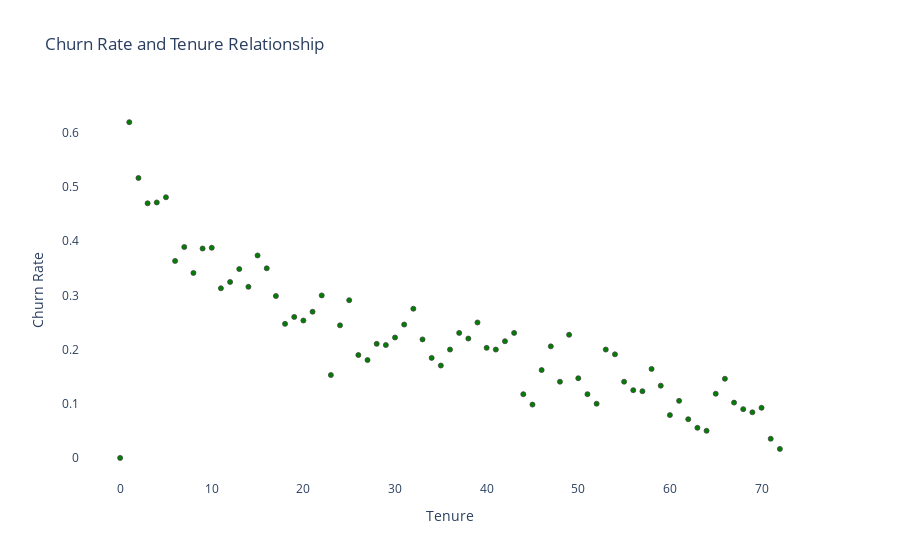

This figure's notebook cell:
### Code cell
# Relationship of Tenure and Churn Rate
plot_by_tenure = df.groupby('tenure').Churn.mean().reset_index()
plot_data = [
    go.Scatter(
        x=plot_by_tenure['tenure'],
        y=plot_by_tenure['Churn'],
        mode = "markers",
        name = "Low",
        marker = dict(
            size = 5,
            line = dict(width=0.8),
            color='green'
        ),
    )
]

layout=go.Layout(
    yaxis={"title": "Churn Rate"},
    xaxis={"title": "Tenure"},
    title="Churn Rate and Tenure Relationship",
    plot_bgcolor = 'white',
    paper_bgcolor = 'white',
)

fig = go.Figure(data=plot_data, layout=layout)
iplot(fig)

### Figure 1 — Plotly figure (JSON) as saved in the notebook; plotly's stock layout.template omitted (floating-point values rounded to 4 significant figures)
{"data": [{"marker": {"color": "green", "line": {"width": 0.8}, "size": 5}, "mode": "markers", "name": "Low", "type": "scatter", "x": [0, 1, 2, 3, 4, 5, 6, 7, 8, 9, 10, 11, 12, 13, 14, 15, 16, 17, 18, 19, 20, 21, 22, 23, 24, 25, 26, 27, 28, 29, 30, 31, 32, 33, 34, 35, 36, 37, 38, 39, 40, 41, 42, 43, 44, 45, 46, 47, 48, 49, 50, 51, 52, 53, 54, 55, 56, 57, 58, 59, 60, 61, 62, 63, 64, 65, 66, 67, 68, 69, 70, 71, 72], "y": [0, 0.6199, 0.5168, 0.47, 0.4716, 0.4812, 0.3636, 0.3893, 0.3415, 0.3866, 0.3879, 0.3131, 0.3248, 0.3486, 0.3158, 0.3737, 0.35, 0.2989, 0.2474, 0.2603, 0.2535, 0.2698, 0.3, 0.1529, 0.2447, 0.2911, 0.1899, 0.1806, 0.2105, 0.2083, 0.2222, 0.2462, 0.2754, 0.2188, 0.1846, 0.1705, 0.2, 0.2308, 0.2203, 0.25, 0.2031, 0.2, 0.2154, 0.2308, 0.1176, 0.09836, 0.1622, 0.2059, 0.1406, 0.2273, 0.1471, 0.1176, 0.1, 0.2, 0.1912, 0.1406, 0.125, 0.1231, 0.1642, 0.1333, 0.07895, 0.1053, 0.07143, 0.05556, 0.05, 0.1184, 0.1461, 0.102, 0.09, 0.08421, 0.09244, 0.03529, 0.01657]}], "layout": {"paper_bgcolor": "white", "plot_bgcolor": "white", "title": {"text": "Churn Rate and Tenure Relationship"}, "xaxis": {"title": {"text": "Tenure"}}, "yaxis": {"title": {"text": "Churn Rate"}}}}
